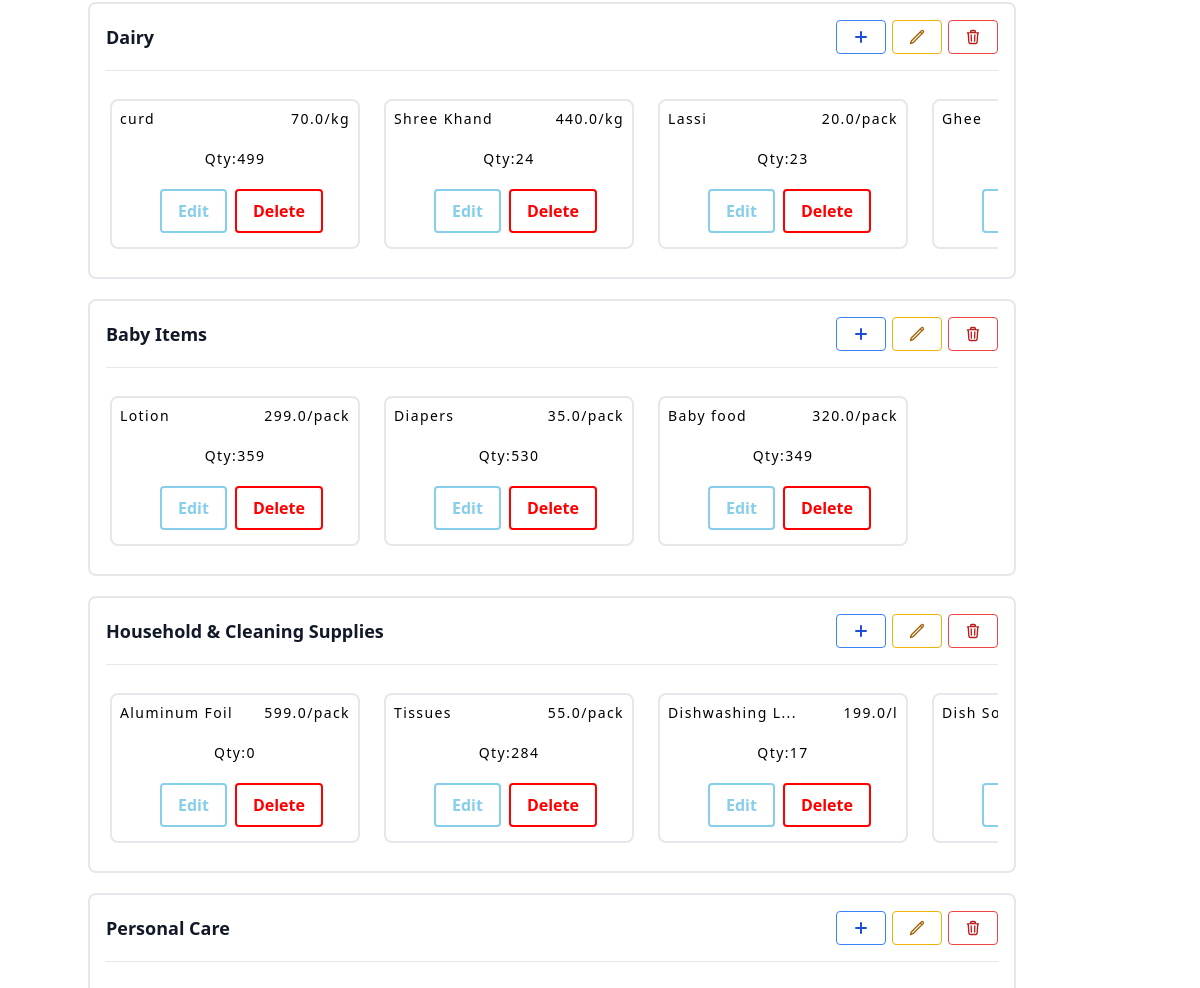
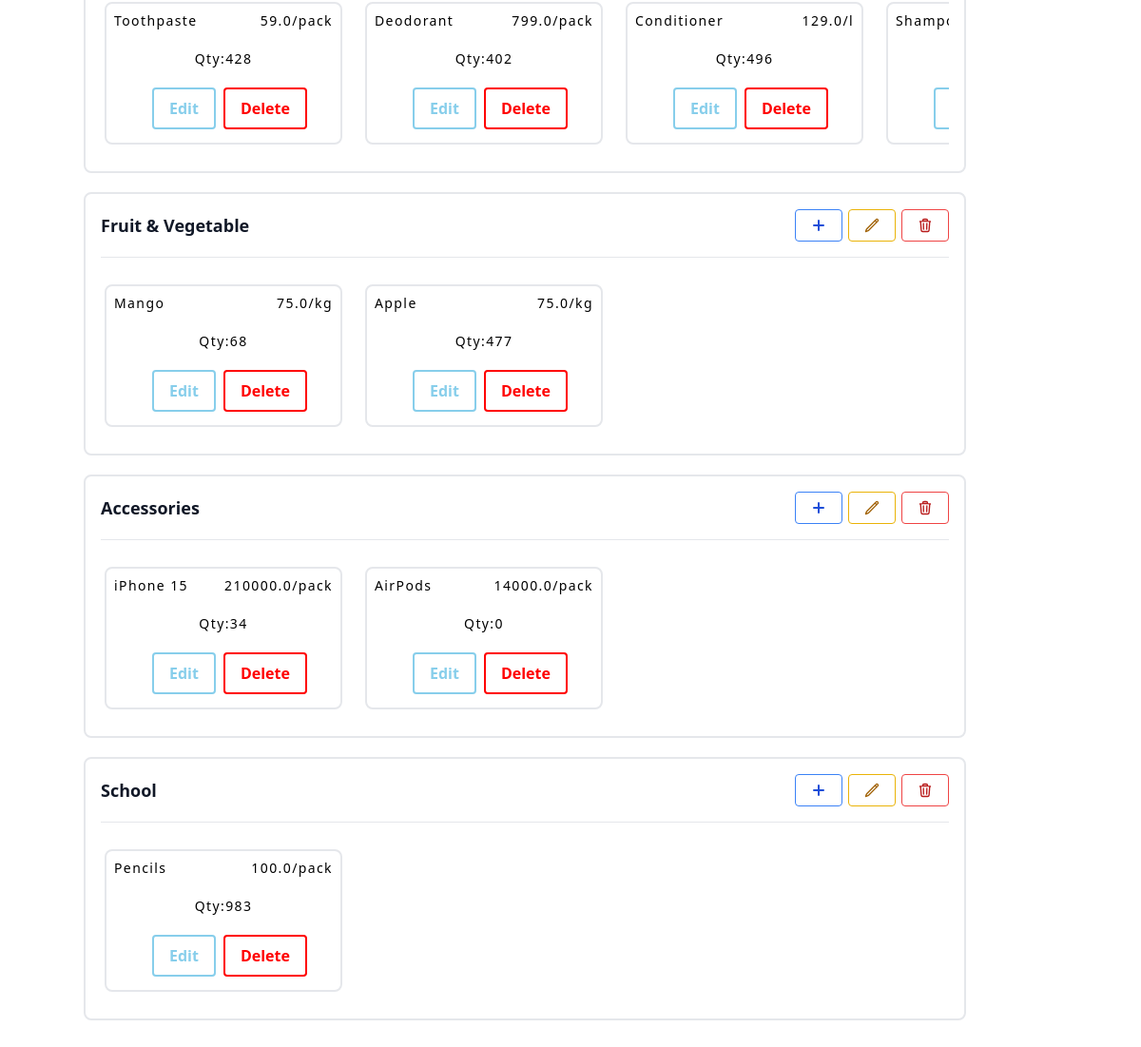
The page /manager_index (signed in, lower part) on the database as committed earlier (2 pictures, top to bottom).
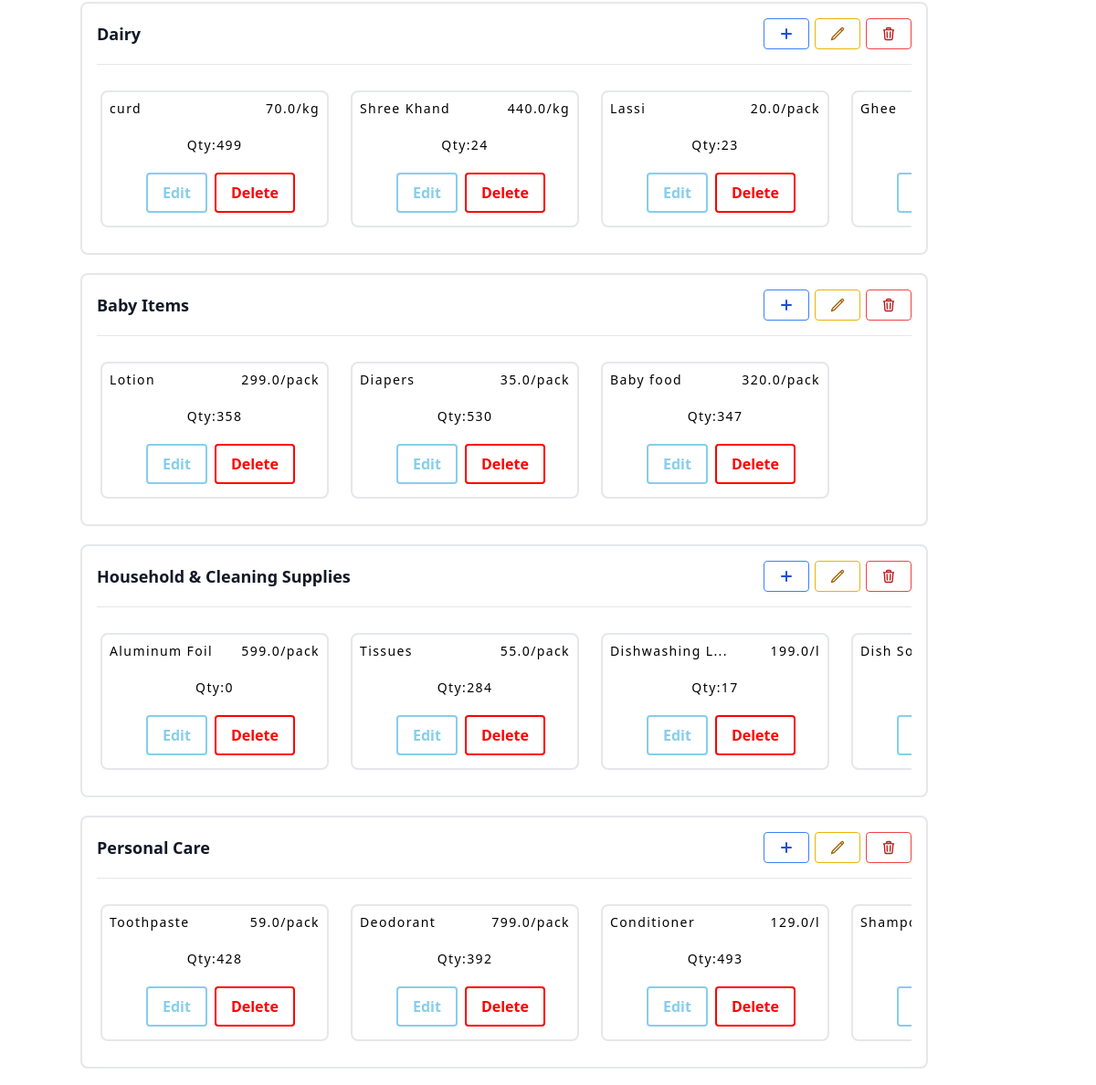
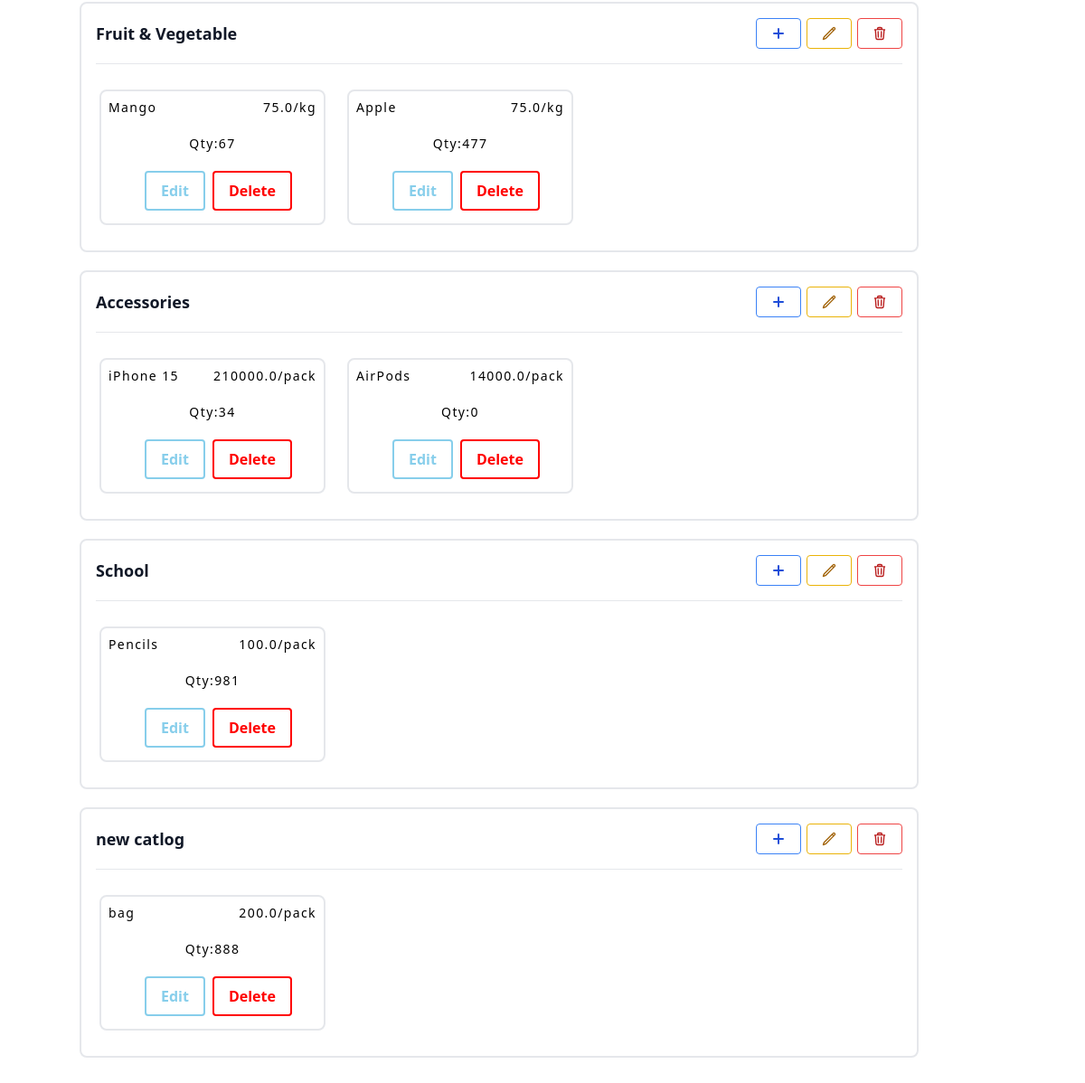
The same page on the database as committed later (2 pictures, top to bottom).
### models.py (models this page shows)
class Category(db.Model):
    __TableName__ = 'category'
    categoryid = db.Column(db.Integer, primary_key=True, autoincrement=True, nullable=False, unique=True)
    categoryname = db.Column(db.String(50), nullable=False)
    products = db.relationship('Product', backref='category', foreign_keys='Product.categoryid', lazy=True)

class Product(db.Model):
    __TableName__ = 'product'
    productid = db.Column(db.Integer, primary_key=True, autoincrement=True, nullable=False, unique=True)
    productname = db.Column(db.String(20), nullable=False)
    categoryid = db.Column(db.Integer, db.ForeignKey('category.categoryid'), nullable=False)
    rateperunit = db.Column(db.Float, nullable=False)
    unit= db.Column(db.String(20), nullable=False)
    quantity = db.Column(db.Integer, nullable=False)

### routes.py (the view)
@app.route('/manager_index')
@auth_required
@manager_required
def manager_index():
    user=User.query.filter_by(userid=session['user_id']).first()
    products = Product.query.all()
    return render_template('manager_index.html',user=user,nav="dashboard",categories=Category.query.all(),products=products)

### routes.py (called while the page is built)
def auth_required(func):
    @wraps(func)
    def inner(*args, **kwargs):
        if 'user_id' not in session:
            flash('Please login to continue')
            return redirect(url_for('login'))
        return func(*args, **kwargs)
    return inner

def manager_required(func):
    @wraps(func)
    def inner(*args, **kwargs):
        if 'user_id' not in session:
            flash('Please login to continue')
            return redirect(url_for('login'))
        if User.query.filter_by(userid=session['user_id']).first().role!="manager":
            flash('You are not authorized to access this page')
            return redirect(url_for('index'))
        return func(*args, **kwargs)
    return inner

### templates/manager_index.html (shortened to what this page needs)
{% extends 'manager_layout.html' %}
{% block content %}
<div class="container px-12 py-16 mx-10  ">
    {% for category in categories%}
        <div class="component1 border-2 border-gray-200 rounded-lg p-4" style="margin-bottom:20px">
            <div class="text-2xl text-gray-900 pb-4 mb-4 border-b border-gray-200 leading-none" style="display: flex; justify-content: space-between; align-items: center;">
                <div class="font-bold text-lg">{{ category.categoryname }}</div>
                <div>
                    <button class="bg-transparent hover:bg-blue-500 text-blue-700 font-semibold hover:text-white py-2 px-4 border border-blue-500 hover:border-transparent rounded">
                        <a href="{{ url_for('add_product', categoryid=category.categoryid) }}">
                            <svg xmlns="http://www.w3.org/2000/svg" fill="none" viewBox="0 0 24 24" stroke-width="3" stroke="currentColor" class="w-4 h-4">
                                <path stroke-linecap="round" stroke-linejoin="round" d="M12 4.5v15m7.5-7.5h-15" />
                            </svg>
                        </a>
                    </button>
                    <button class="bg-transparent hover:bg-yellow-500 text-yellow-700 font-semibold hover:text-white py-2 px-4 border border-yellow-500 hover:border-transparent rounded">
                        <a href="{{ url_for('edit_category', categoryid=category.categoryid) }}">
                        </a>
                    </button>
                    <button class="bg-transparent hover:bg-red-500 text-red-700 font-semibold hover:text-white py-2 px-4 border border-red-500 hover:border-transparent rounded">
                        <a href="{{ url_for('delete_category', categoryid=category.categoryid) }}">
                        </a>
                    </button>
                </div>
            </div>
            {%if category.products==[]%}
                <h2 class="text-sm tracking-widest title-font mb-1 font-medium text-center" style="margin-top:20px;">No Product Created</h2>
            {%else%}
                <div class="overflow-x-auto">
                <div class="flex flex-no-wrap -mx-2" >
            {%for product in products|reverse%}
                {%if product.categoryid==category.categoryid%}
                    <div class="p-3">
                        <div class="border-2 border-gray-200 px-4 py-6 rounded-lg relative h-full w-full" style="height: 150px; width: 250px;">
                            {%if (product.productname)|length>13%}
                                <h2 class="text-sm tracking-widest title-font mb-1 font-medium absolute top-0 left-0 ml-2 mt-2 overflow-auto">{{product.productname[:13]}}...</h2>
                            {%else%}
                                <h2 class="text-sm tracking-widest title-font mb-1 font-medium absolute top-0 left-0 ml-2 mt-2 overflow-auto">{{product.productname}}</h2>
                            {%endif%}
                            <h2 class="text-sm tracking-widest title-font mb-1 font-medium absolute top-0 right-0 mr-2 mt-2">{{product.rateperunit}}/{{product.unit.split('/')[1] }}</h2>
                            <h2 class="text-sm tracking-widest title-font mb-1 font-medium" style="text-align:center;margin-top:24px">Qty:{{product.quantity}}</h2>
                                <div class="relative top-4 flex">
                                    <button class="bg-red-500 hover:bg-red-700 text-white font-bold py-2 px-8 mr-2 relative left-8 rounded" style="background-color: transparent; border: 2px solid #87CEEB; color: #87CEEB; padding: 8px 16px;" onmouseover="this.style.backgroundColor='#87CEEB'; this.querySelector('a').style.color = 'white';" onmouseout="this.style.backgroundColor='transparent'; this.querySelector('a').style.color = '#87CEEB';"><a href="{{url_for('edit_product',productid=product.productid)}}" style="text-decoration: none; color: #87CEEB;">Edit</a></button>
                                    <button class="bg-red-500 hover:bg-red-700 text-white font-bold py-2 px-8 relative left-8 rounded" style="background-color: transparent; border: 2px solid red; color: red; padding: 8px 16px;" onmouseover="this.style.backgroundColor='#ff0000'; this.querySelector('a').style.color = 'white';" onmouseout="this.style.backgroundColor='transparent'; this.querySelector('a').style.color = 'red';">
                                        <a href="{{url_for('delete_product',productid=product.productid)}}" style="text-decoration: none; color: red;">Delete</a></button>
                                </div>
                        </div>
                    </div>
                {%endif%}
            {%endfor%}
        </div>
    </div>
            {%endif%}
        </div>
    {%endfor%}
</div>
{% endblock %}

### templates/manager_layout.html (shortened to what this page needs)
<!DOCTYPE html>
<html lang="en">
<head>
    <script src="https://cdn.tailwindcss.com"></script>
    <script src="https://cdn.tailwindcss.com"></script>
</head>
<body>
    {% include 'manager_navbar.html' %}
        {% block content %}
        {% endblock %}
</body>
</html>

### templates/manager_navbar.html (shortened to what this page needs)
<!DOCTYPE html>
<html lang="en">
<head>
  <script src="https://cdn.tailwindcss.com"></script>
  </head>
<body>
</body>
</html>

Rows that differ between the two databases and show on the page:
changed Product "Lotion": quantity "359" → "358"
changed Product "Baby food": quantity "349" → "347"
changed Product "Deodorant": quantity "402" → "392"
changed Product "Conditioner": quantity "496" → "493"
changed Product "Mango": quantity "68" → "67"
changed Product "Pencils": quantity "983" → "981"
added Category: categoryname "new catlog"
added Product: productname "bag", rateperunit "200.0", unit "pack", quantity "888", shown under "new catlog"
